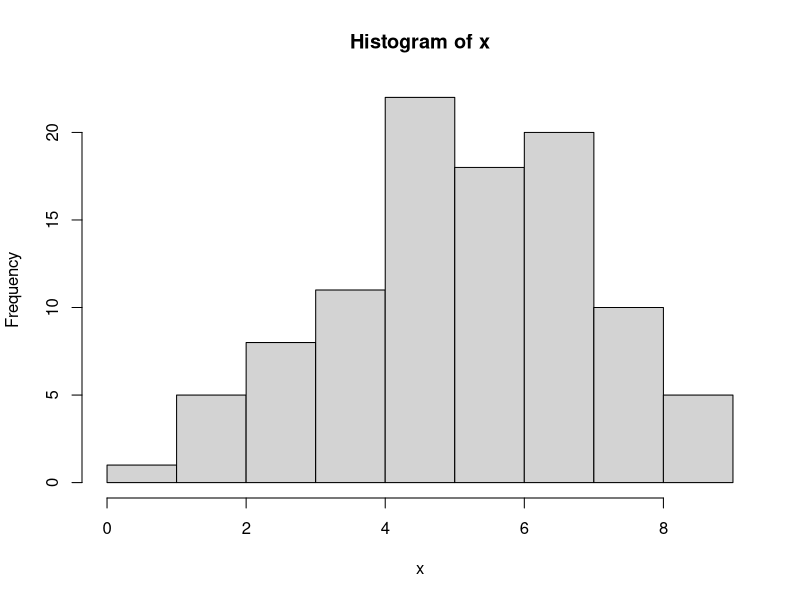
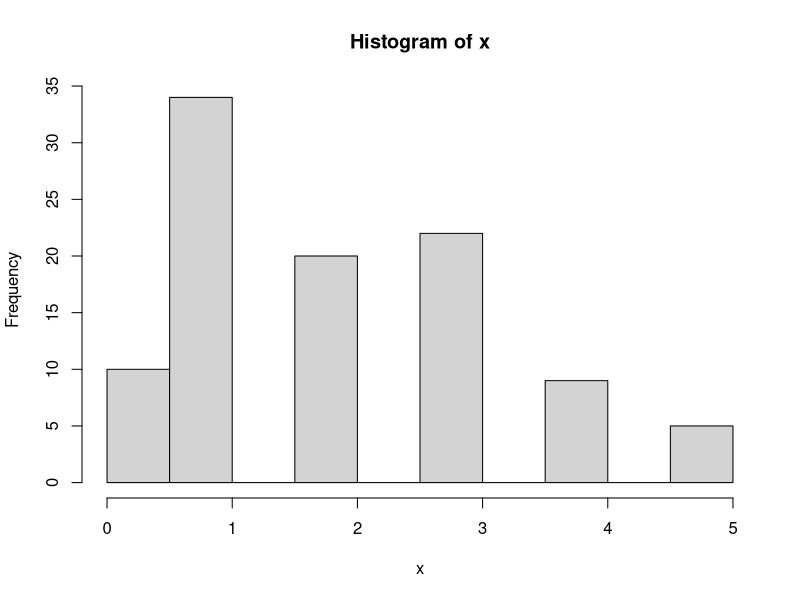
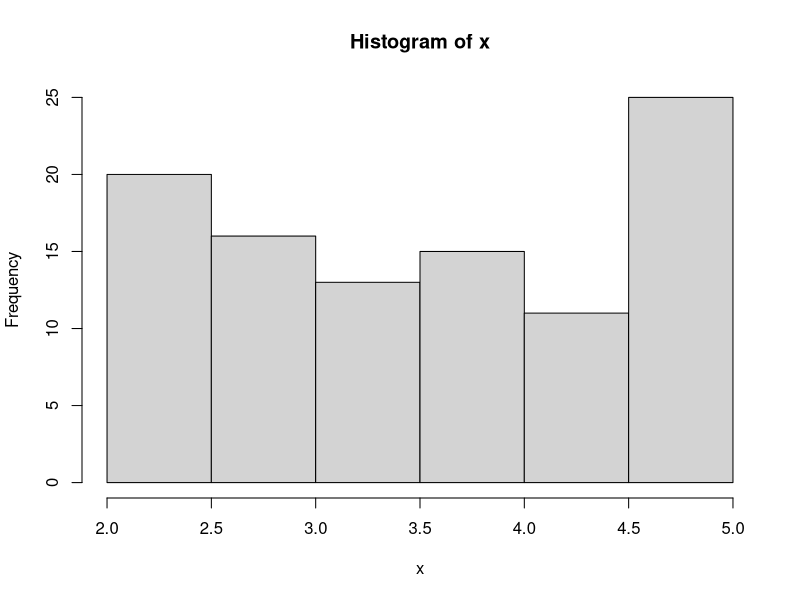
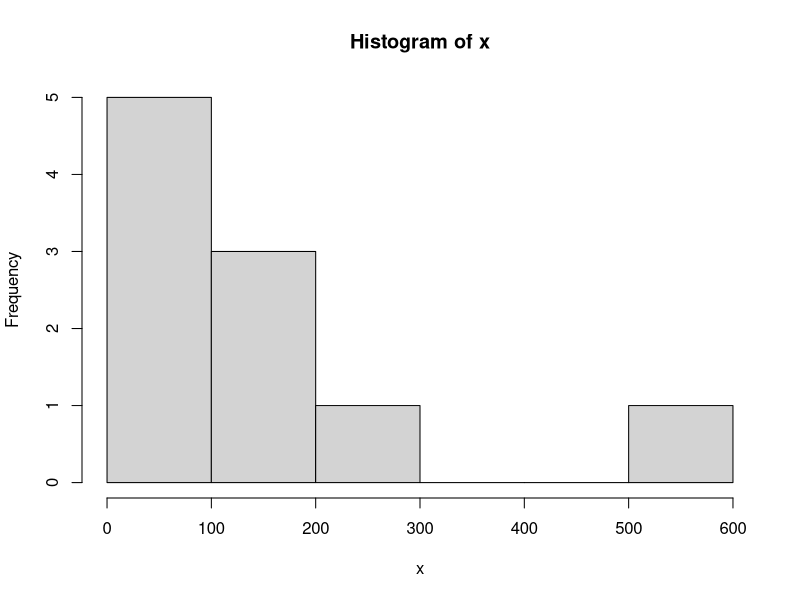
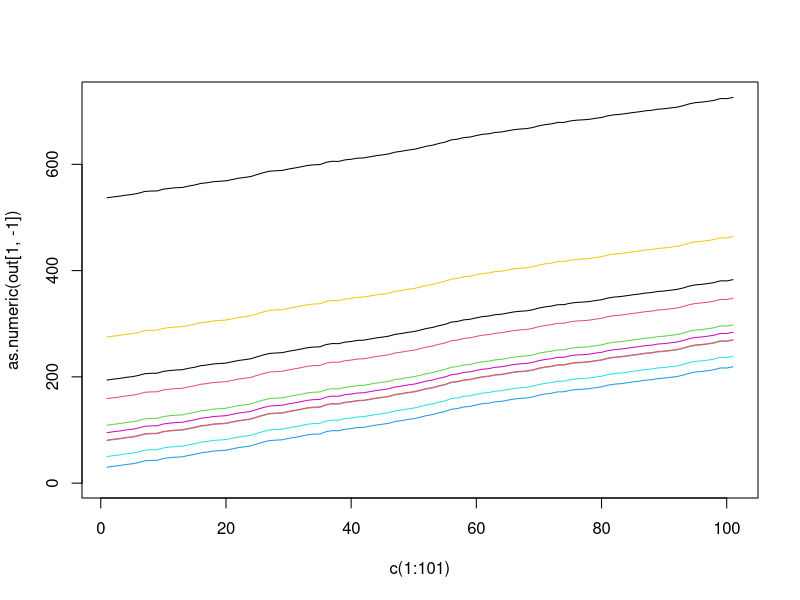
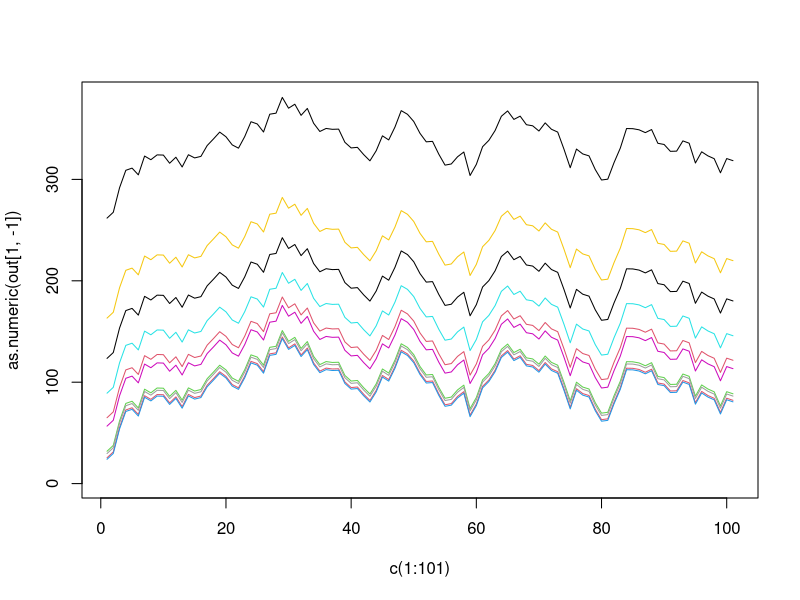
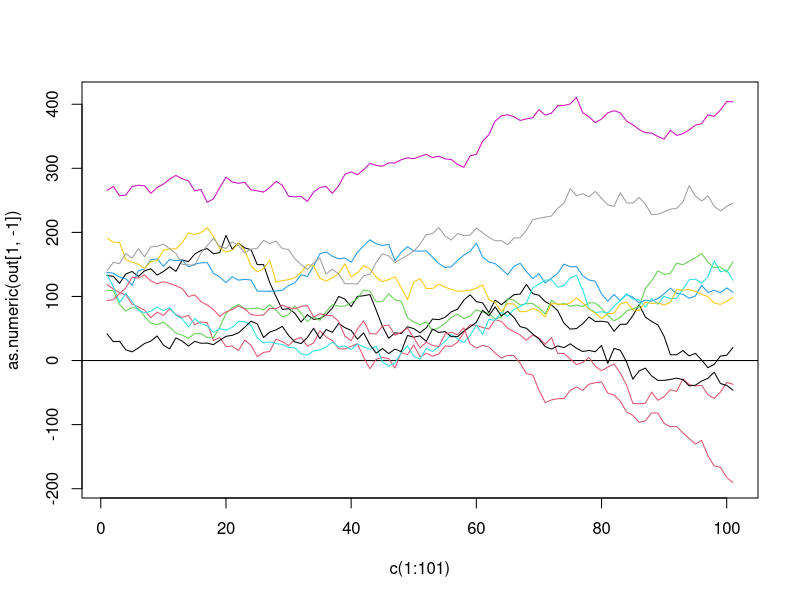
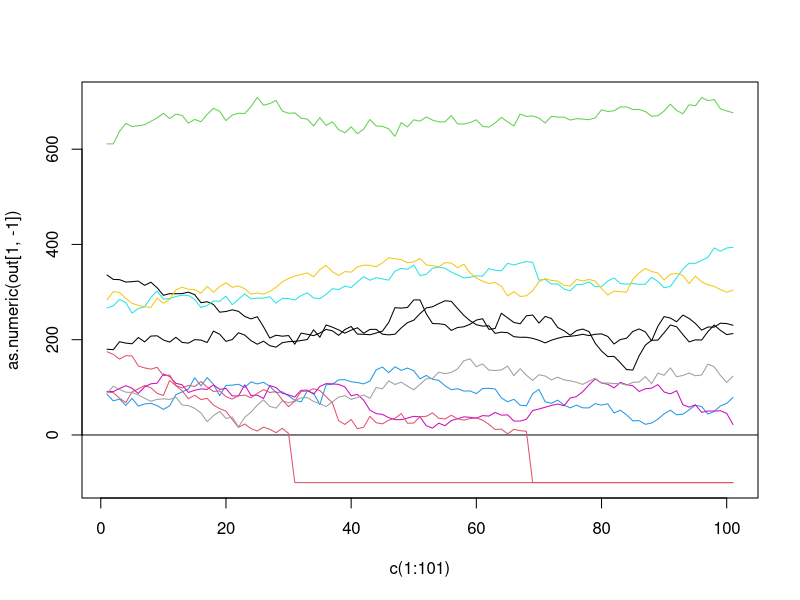

These charts were generated, in order, by the following R code:
#this script will use simulations to learn loops and other tricks

#Simulate data----

#a random variable
x <- rnorm(100, mean = 5, sd = 2)
hist(x)
x <- rpois(100, lambda = 2)
hist(x)

#a uniform variable
x <- runif(100, min = 2, max = 5)
hist(x)

#Elements of a simulation:
#1) an object to store the outputs
#2) outputs

#dynai¡mics of a simulation.
#1) create an object to store the outputs
#2) create 1 set of values
#3) store them
#4) repeat 2) and 3) as needed.

#species abundances
#starting point: a lognormal distribution
x <- rlnorm(10, 5, 1)
hist(x)
x <- round(x)
#create a dataframe to store data
out <- data.frame(species = 1:10,
                  abundance_t = x)
#simulate 1 years of data assuming t+1 = t + error (normally distributed)
abundance_t1 <- out[,2] + rnorm(1, 2, 1)
out_ <- cbind(out, abundance_t1)
#simulate 100 years now
for(i in 1:100){
 abundance <- out[,i+1] + rnorm(1, 2, 1)
 out <- cbind(out, abundance)
}
#plot one species trajectory
plot(as.numeric(out[1,-1]) ~ c(1:101), t = "l", ylim = c(min(out), max(out)))
for(i in 2:nrow(out)){
  lines(as.numeric(out[i,-1]) ~ c(1:101), col = i)
}

#make a function out of it
sim <- function(mean, sd){
  x <- rlnorm(10, 5, 1)
  out <- data.frame(species = 1:10,
                    abundance_t = x)
  for(i in 1:100){
    abundance <- out[,i+1] + rnorm(1, mean, sd)
    out <- cbind(out, abundance)
  }
  plot(as.numeric(out[1,-1]) ~ c(1:101), t = "l", ylim = c(min(out), max(out)))
  for(i in 2:nrow(out)){
    lines(as.numeric(out[i,-1]) ~ c(1:101), col = i)
  }
}

sim(mean = 0, sd = 10)

#simulate independent errors for each species now
sim <- function(mean, sd){
  x <- rlnorm(10, 5, 1)
  out <- data.frame(species = 1:10,
                    abundance_t = x)
  for(i in 1:100){
    abundance <- out[,i+1] + rnorm(10, mean, sd)
    out <- cbind(out, abundance)
  }
  plot(as.numeric(out[1,-1]) ~ c(1:101), t = "l", ylim = c(min(out), max(out)))
  abline(h = 0)
  for(i in 2:nrow(out)){
    lines(as.numeric(out[i,-1]) ~ c(1:101), col = i)
  }
}

sim(mean = 0, sd = 10)

#Detect extinctions
sim <- function(mean, sd){
  x <- rlnorm(10, 5, 1)
  out <- data.frame(species = 1:10,
                    abundance_t = x)
  for(i in 1:100){
    abundance <- out[,i+1] + rnorm(10, mean, sd)
    if(any(abundance < 0)){
      print("species went extinct")
      abundance <- ifelse(abundance < 0, -100, abundance)
    }
    out <- cbind(out, abundance)
  }
  plot(as.numeric(out[1,-1]) ~ c(1:101), t = "l", ylim = c(min(out), max(out)))
  abline(h = 0)
  for(i in 2:nrow(out)){
    lines(as.numeric(out[i,-1]) ~ c(1:101), col = i)
  }
  out
}

sim(mean = 0, sd = 10)

#A word of caution, never do significant tests in simulations!
